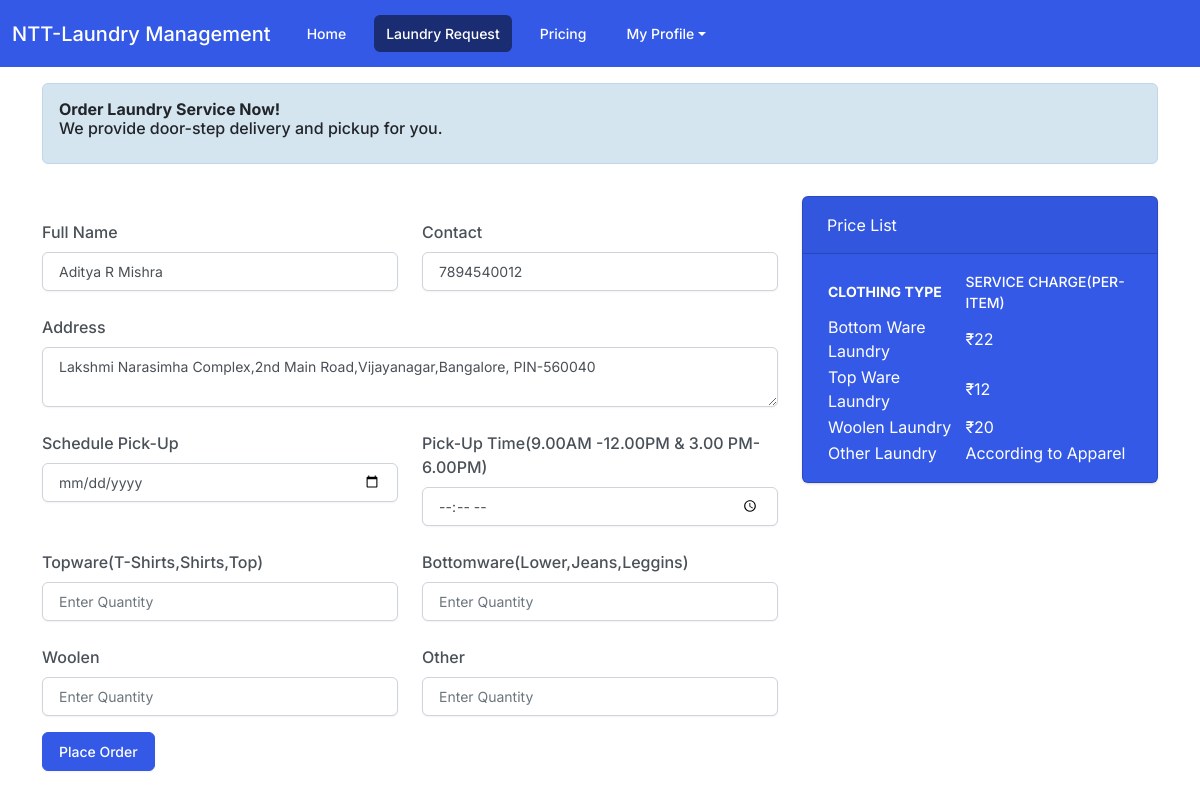
/laundry-request.php (signed in), run on the app's committed database.
### tables this page shows
CREATE TABLE `user` (
  `slno` int(4) NOT NULL,
  `user_name` varchar(25) NOT NULL,
  `user-email` varchar(25) NOT NULL,
  `user_mob` text NOT NULL,
  `user_password` varchar(255) NOT NULL,
  `user_address` varchar(255) NOT NULL
);

### backend/profile.php (called while the page is built)
<?php
$con=mysqli_connect('localhost','root','','lms');
$query_profile="SELECT * FROM user WHERE   `user-email`='".$_SESSION['user']."'";
$result_profile=mysqli_query($con,$query_profile);
$user_row=mysqli_fetch_assoc($result_profile);
?>

### laundry-request.php (the view, shortened to what this page needs)
<?php
require('backend/profile.php');
?>
<!DOCTYPE html>
<html lang="en">
<head>
  <link rel="stylesheet" href="./css/bootstrap.css">
</head>
<body>
  <?php
include './includes/nav.inc.php';
?>
  <div class="container">
    <div class=" my-3">
      <div class="row">
        <div class="col">
          <div class="alert alert-dismissible alert-info">
            <h6><strong>Order Laundry Service Now!</strong><br>
              We provide door-step delivery and pickup for you.</h6>
          </div>
        </div>
      </div>
    </div>
    <div class="order">
      <div class="row">
        <div class="col-lg-8 col-md-12 col-sm-12">
          <form method="POST" action="./backend/servicerequest.php">
            <fieldset>
              <div class="row">
                <div class="col-lg-6 col-sm-12 col-xs-12">
                  <div class="form-group">
                    <label for="exampleInputEmail1" class="form-label mt-4">Full Name</label>
                    <input type="text" class="form-control" name="user-name" id="exampleInputName" aria-describedby="emailHelp"
                      placeholder="e.g. John Doe" value="<?php echo $user_row['user_name']?>">
                  </div>
                </div>
                <div class="col-lg-6 col-sm-12 col-xs-12">
                  <div class="form-group">
                    <label for="exampleInputPassword1" class="form-label mt-4">Contact</label>
                    <input type="number" class="form-control" name="user-mob" id="exampleInputcontact" placeholder="e.g. +91 995004844" value="<?php echo $user_row['user_mob']?>" required>
                  </div>
                </div>
              </div>
              <div class="form-group">
                <label for="exampleInputPassword1" class="form-label mt-4">Address</label>
                <textarea name="address" name="user-address" id="address" cols="78" rows="2" placeholder="Address"
                  aria-placeholder="Address" class="form-control" required><?php echo $user_row['user_address']?></textarea>
              </div>
              <div class="row">
                <div class="col-lg-6 col-sm-12 col-xs-12">
                  <div class="form-group">
                    <label for="exampleInputPassword1" class="form-label mt-4">Schedule Pick-Up</label>
                    <input type="date" class="form-control" name="date"  id="exampleInputSchedule" required>
                  </div>
                </div>
                <div class="col-lg-6 col-sm-12 col-xs-12">
                  <div class="form-group">
                    <label for="exampleInputPassword1" class="form-label mt-4">Pick-Up Time(9.00AM -12.00PM & 3.00 PM-6.00PM)</label>
                    <input type="time" class="form-control" min="09:00" max="18:00" name="time" id="exampleInputScheduleTime" required>
                  </div>
                </div>
              </div>
              <div class="row">
                <div class="col-lg-6 col-sm-12 col-xs-12">
                  <div class="form-group">
                    <label for="exampleInputPassword1" class="form-label mt-4">Topware(T-Shirts,Shirts,Top)</label>
                    <input type="number" class="form-control" min="0" name="topware" id="exampleInputTopware" placeholder="Enter Quantity" required>
                  </div>
                </div>
                <div class="col-lg-6 col-sm-12 col-xs-12">
                  <div class="form-group">
                    <label for="exampleInputPassword1" class="form-label mt-4">Bottomware(Lower,Jeans,Leggins)</label>
                    <input type="number" class="form-control" min="0" name="bottomware" id="exampleInputBottomware" placeholder="Enter Quantity" required>
                  </div>
                </div>
                <div class="col-lg-6 col-sm-12 col-xs-12">
                  <div class="form-group">
                    <label for="exampleInputPassword1" class="form-label mt-4">Woolen</label>
                    <input type="number" class="form-control" min="0" name="woolen" id="exampleInputWoolen" placeholder="Enter Quantity" required>
                  </div>
                </div>
                <div class="col-lg-6 col-sm-12 col-xs-12">
                  <div class="form-group">
                    <label for="exampleInputPassword1" class="form-label mt-4">Other</label>
                    <input type="number" class="form-control" min="0" name="other" id="exampleInputOther" placeholder="Enter Quantity" require>
                  </div>
                </div>
              </div>
            </fieldset>
            <button type="submit" class="btn btn-primary btn-md my-3" name="order">Place Order</button>
          </form>
        </div>
        <div class="col-lg-4 col-md-12 col-sm-12">
          <div class="card text-white bg-primary mb-3">
            <div class="card-header">Price List</b></div>
            <div class="card-body">
            <table>
      <thead>
        <tr>
          <th scope="col"><b>Clothing Type</b></th>
          <th scope="col">Service Charge(per-item)</th>
        </tr>
      </thead>
      <tbody>
        <tr>
          <td>Bottom Ware Laundry</td>
          <td>₹22</td>
        </tr>
        <tr>
          <td>Top Ware Laundry</td>
          <td>₹12</td>
        </tr>
        <tr>
          <td>Woolen Laundry</td>
          <td>₹20</td>
        </tr>
        <tr>
          <td>Other Laundry</td>
          <td>According to Apparel</td>
        </tr>
      </tbody>
    </table>
            </div>
          </div>
        </div>
      </div>
    </div>
</body>
</html>

### data on the page
user: user-name "Aditya R Mishra", user-mob "7894540012", address "Lakshmi Narasimha Complex,2nd Main Road,Vijayanagar,Bangalore, PIN-560040"
